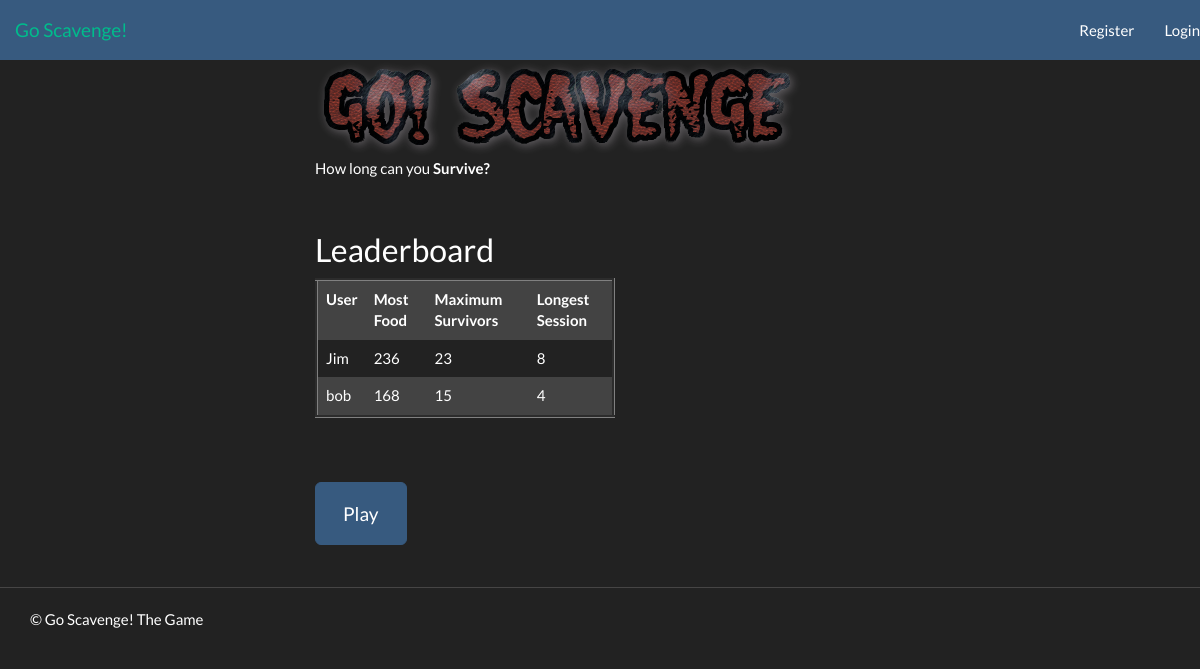
The app's page /game/, older data.
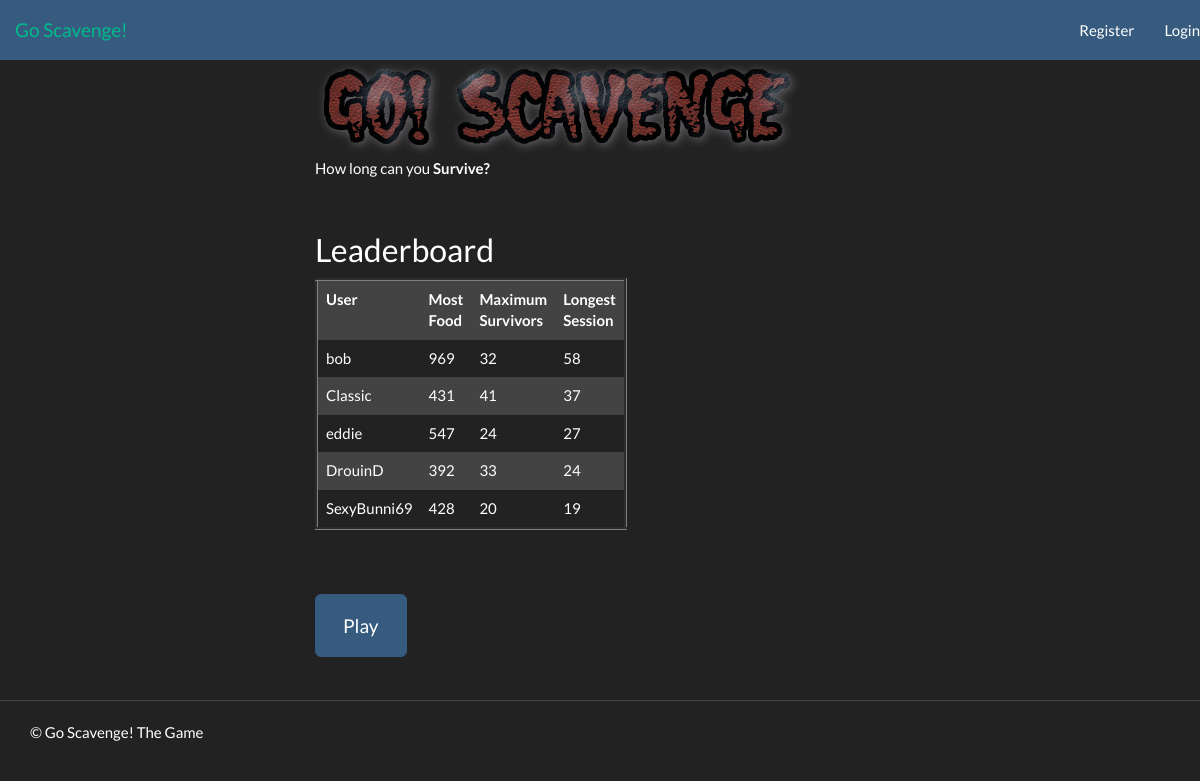
The same page, newer data.
### game/models.py (models this page shows, shortened)
class Stat(models.Model):
    user = models.ForeignKey(User)
    longest_session = models.IntegerField()
    max_survivors = models.IntegerField()
    supplies = models.IntegerField()

### game/views.py (the view)
def index(request):
    context = RequestContext(request)
    stats_list = Stat.objects.order_by('-longest_session')[:5]
    context_dict = {'boldmessage':"Survive?", 'stats': stats_list}
    return render_to_response('game/index.html', context_dict, context)

### templates/game/index.html (shortened to what this page needs)
<!DOCTYPE html>
{% extends 'game/base.html' %}
{% load static %}
    {% block body_block %}
    <div class="hero-unit">
        <img src=  "{% static 'img/logo.png' %}" ><br />
        {% if user.is_authenticated %}
            <p class="survive">
            How long can {{ user.username }} <strong>{{ boldmessage }}</strong><br />
            </p>
        {% else %}
            <p class="survive">
            How long can you <strong>{{ boldmessage }}</strong><br />
            </p>
        {% endif %}
        <br />
        <h2> Leaderboard </h2>
        {% if stats %}
        <table border="3" style="width:300px" class="table table-striped table-hover ">
        <font size="4">
          <th>User</th>
          <th>Most Food</th>
          <th>Maximum Survivors</th>
          <th>Longest Session</th>
        {% for stat in stats %}
        <tr>
          <td>{{ stat.user }}</td>
          <td>{{ stat.supplies }}</td>
          <td>{{ stat.max_survivors }}</td>
          <td>{{ stat.longest_session }}</td>
        </tr>
        {% endfor %}
        </font>
        </table><br />
        {% else %}
                    <strong>There are no people present.</strong><br>
        {% endif %}
        </div>
    <div id="game-info">
	<br />
	<a href="/game/gamescreen/" type="submit" class="btn btn-primary btn-lg">Play</a>
	<br /><br />
     </div>
    {% endblock %}

### templates/game/base.html (shortened to what this page needs)
<!DOCTYPE html>
{% load static %}
<html>
    <head>
    <link href="{% static 'css/bootstrap-fluid-adj.css' %}" rel="stylesheet">
    <link href="{% static 'css/bootstrap.min.css' %}" rel="stylesheet" media="screen">
    <link href="{% static 'css/bootstrap-responsive.css' %}" rel="stylesheet">
    <link href="{% static 'css/style.css' %}" rel="stylesheet">
    </head>
    <body>
        <div class="navbar navbar-default navbar-fixed-top">
          <div class="navbar-header">
            <a class="navbar-brand" href="/game/">Go Scavenge!</a>
            </div>
            <div class="navbar-collapse navbar-responsive-collapse collapse style="height: 1px;"">
            <ul class="nav navbar-nav navbar-right">
               {% if user.is_authenticated %}
                            <li><a href="/game/profile/">Welcome, {{ user.username }}!</a></li>
                            <li><a href="/game/logout/">Logout</a></li>
                           {% else %}
                            <li><a href="/game/register/">Register</a></li>
                            <li><a href="/game/login/">Login</a></li>
                           {% endif %}
            </ul>
          </div>
        </div>
        <div class="container-fluid">
            <div class="row-fluid">
                <div class="span3">
                </div>
                <div class="span9">
                    {% block body_block %}
                    {% endblock %}
                </div>
            </div>
        </div>
        <hr>
        <footer>
            <div class="container">
                <p>&copy; Go Scavenge! The Game</p>
            </div>
        </footer>
    </body>
</html>

Row changes from the older to the newer data that the page shows:
no longer on this page (row unchanged): Stat: user "Jim", supplies "236", max_survivors "23", longest_session "8"
changed Stat "bob": supplies "168" → "969"; max_survivors "15" → "32"; longest_session "4" → "58"
added Stat: user "Classic", supplies "431", max_survivors "41", longest_session "37"
added Stat: user "eddie", supplies "547", max_survivors "24", longest_session "27"
added Stat: user "DrouinD", supplies "392", max_survivors "33", longest_session "24"
added Stat: user "SexyBunni69", supplies "428", max_survivors "20", longest_session "19"
